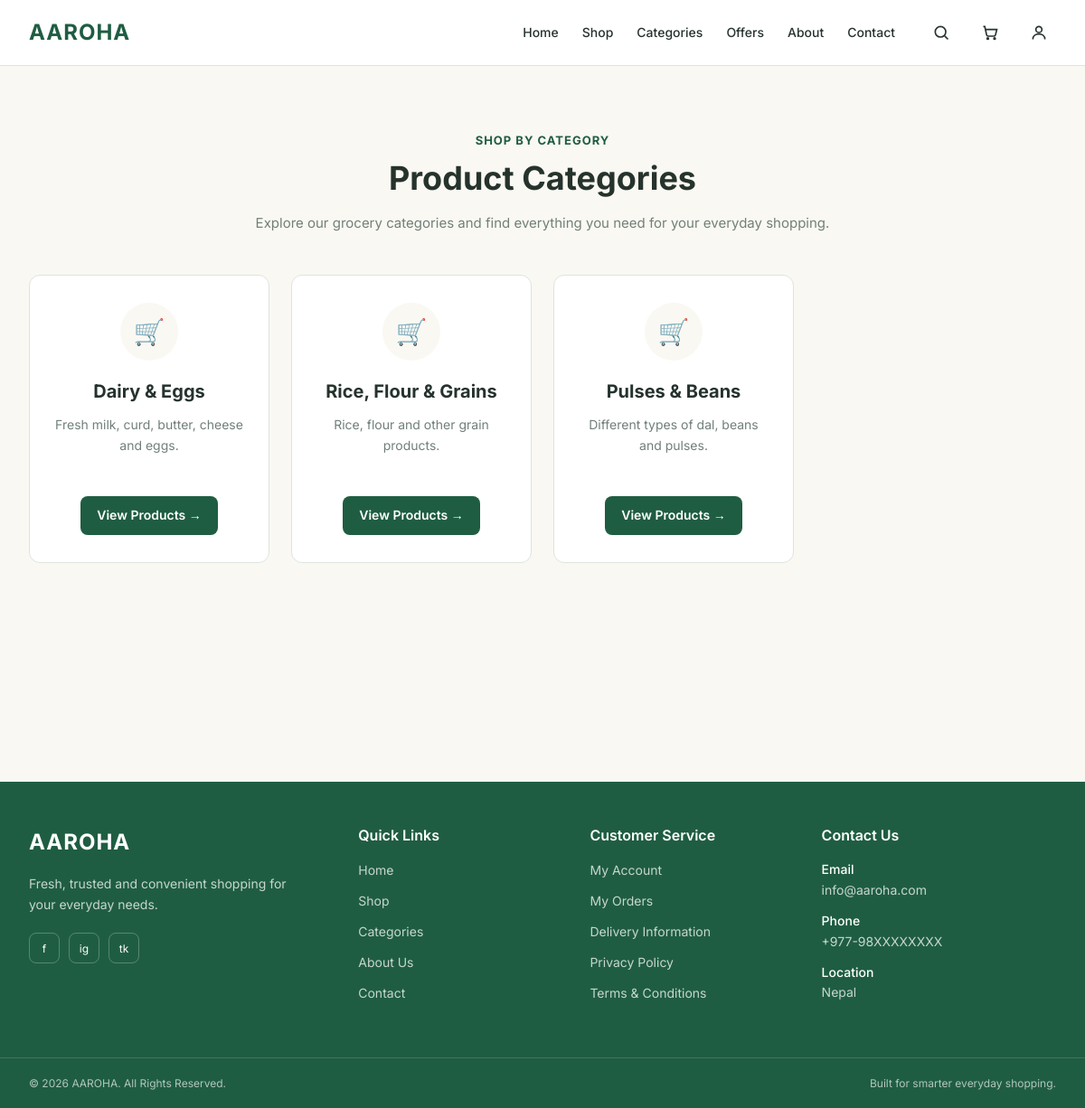
/categories/, run on an earlier commit of the app's database.
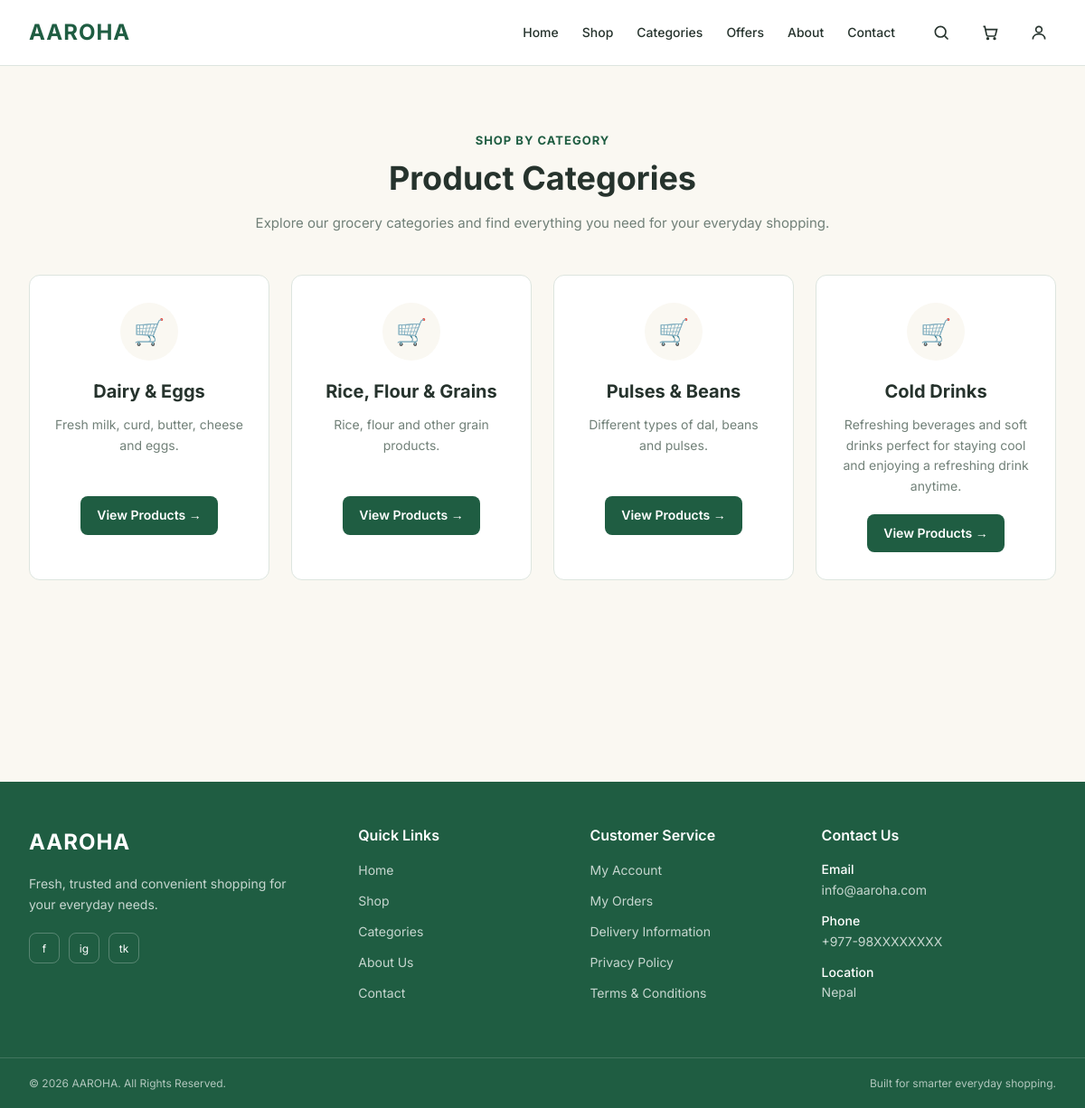
And on a later commit of the database.
### products/models.py (models this page shows, shortened)
class Category(models.Model):
    name = models.CharField(max_length=100)
    description = models.TextField(blank=True)

### MSME/urls.py (the view)
# urls.py: path('categories/', categories, name='categories'),
def categories(request):
    categories = Category.objects.all()
    return render(
        request,
        'pages/categories.html',
        {'categories': categories}
    )

### templates/pages/categories.html (shortened to what this page needs)
{% extends 'base.html' %}
{% block content %}
<section class="categories-section">
    <div class="container">
        <div class="categories-header">
            <span class="section-label">
                SHOP BY CATEGORY
            </span>
            <h1>
                Product Categories
            </h1>
            <p>
                Explore our grocery categories and find
                everything you need for your everyday shopping.
            </p>
        </div>
        <div class="categories-grid">
            {% for category in categories %}
                <div class="category-card">
                    <div class="category-icon">
                        🛒
                    </div>
                    <div class="category-content">
                        <h3>
                            {{ category.name }}
                        </h3>
                        <p>
                            {{ category.description }}
                        </p>
                        <a
                            href="{% url 'products' %}?category={{ category.id }}"
                            class="category-button"
                        >
                            View Products →
                        </a>
                    </div>
                </div>
            {% endfor %}
        </div>
    </div>
</section>
{% endblock %}

What changed in the data, as far as the page shows it:
added Category: name "Cold Drinks", description "Refreshing beverages and soft drinks perfect for staying cool and enjoying a refreshing drink anytime."
